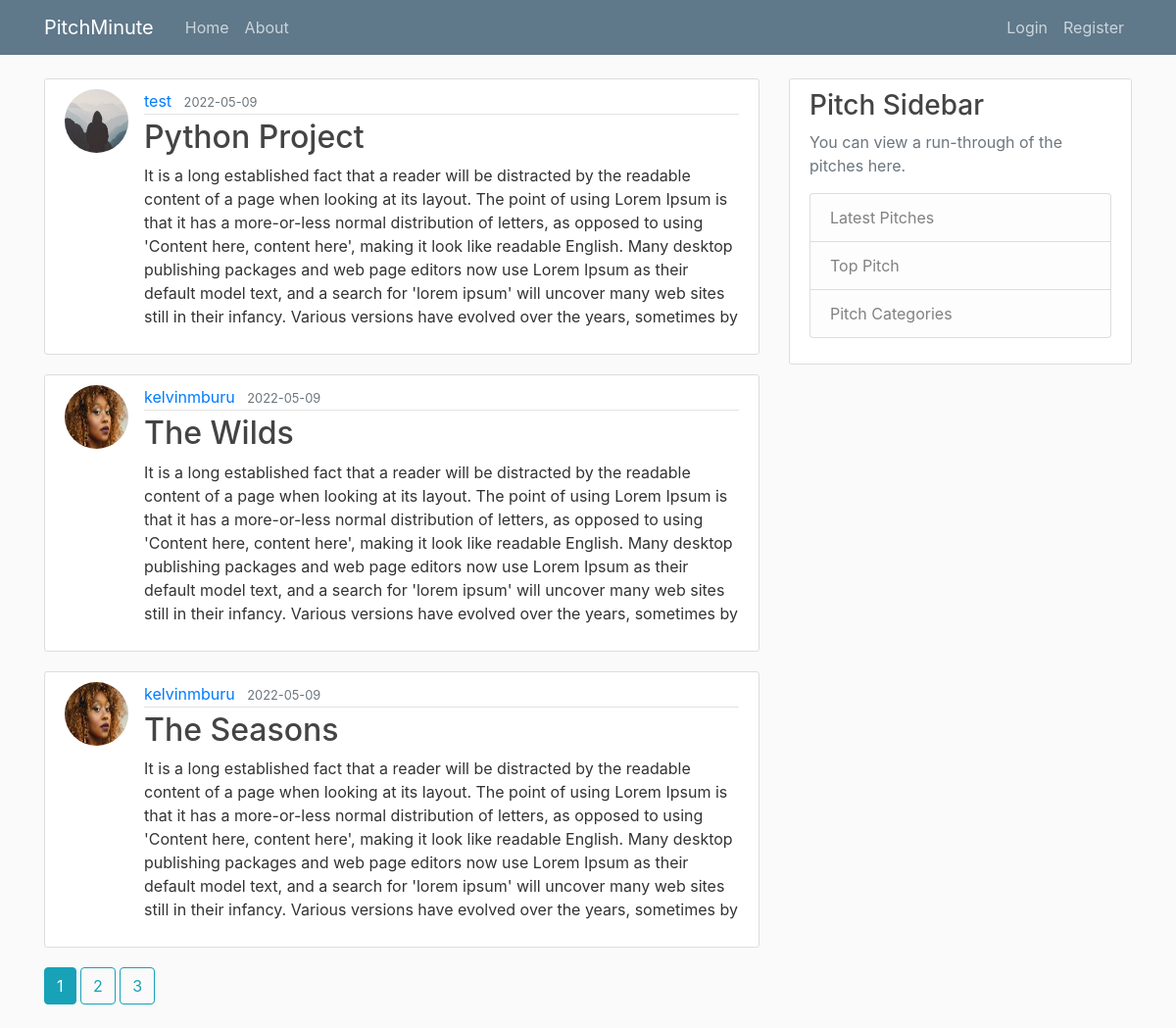
Page /home on the earlier database version.
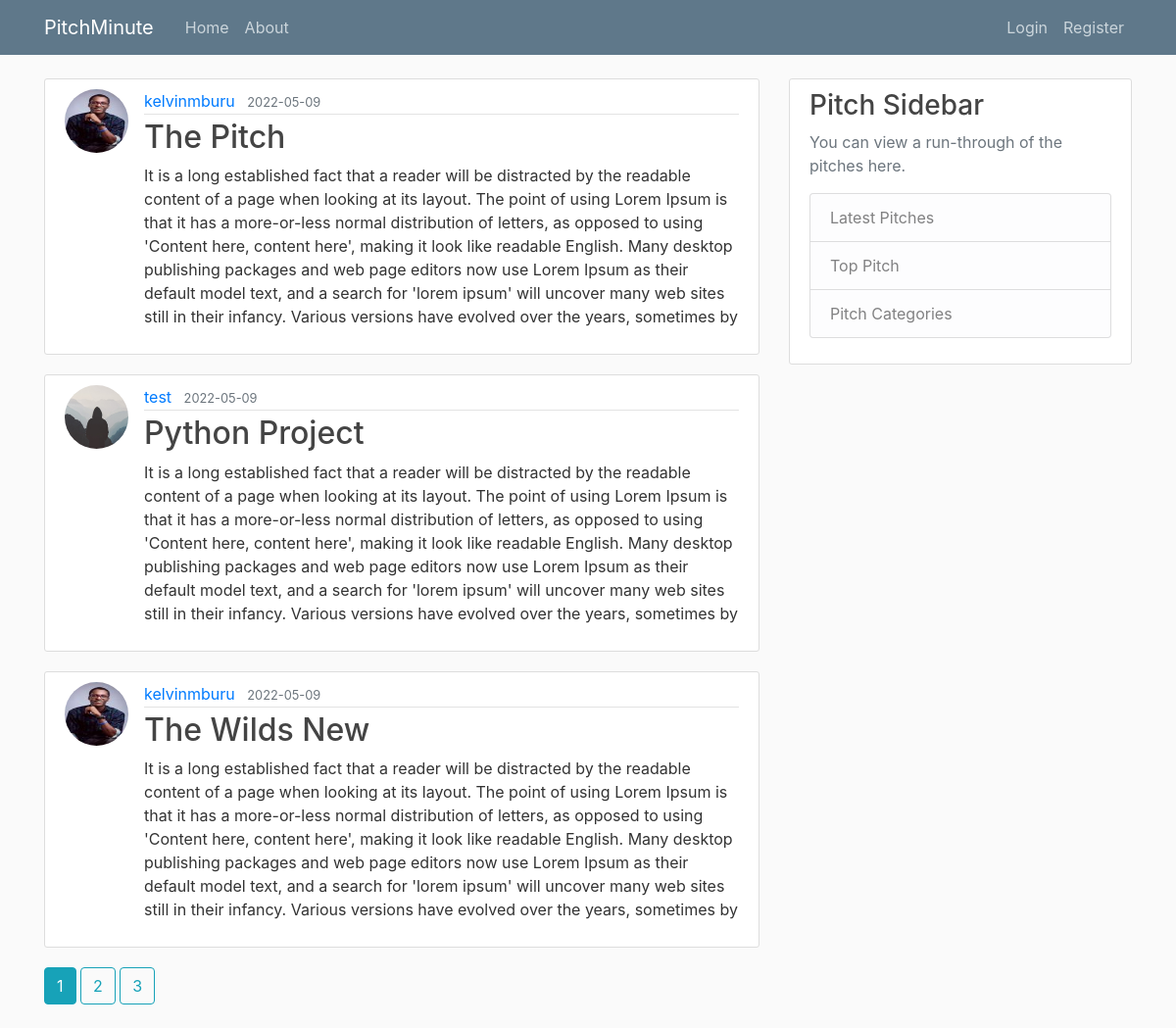
Same page on the later database version.
### flaskblog/models.py (models this page shows, shortened)
class Post(db.Model):
    id = db.Column(db.Integer, primary_key=True)
    title = db.Column(db.String(100), nullable=False)
    date_posted = db.Column(db.DateTime, nullable=False, default=datetime.utcnow)
    content = db.Column(db.Text, nullable=False)
    user_id = db.Column(db.Integer, db.ForeignKey('user.id'), nullable=False)

class User(db.Model, UserMixin):
    id = db.Column(db.Integer, primary_key=True)
    username = db.Column(db.String(20), unique=True, nullable=False)
    email = db.Column(db.String(120), unique=True, nullable=False)
    image_file = db.Column(db.String(20), nullable=False, default='default.jpg')
    password = db.Column(db.String(60), nullable=False)
    posts = db.relationship('Post', backref='author', lazy='dynamic')

### flaskblog/main/routes.py (the view)
@main.route("/")
@main.route("/home")
def home():
    page = request.args.get('page', 1, type=int)
    posts = Post.query.order_by(Post.date_posted.desc()).paginate(page=page, per_page=3)
    return render_template('home.html',posts=posts)

### flaskblog/templates/home.html
{% extends "layout.html" %}
{% block content %}
{% for post in posts.items %}
<article class="media content-section">
    <img class="rounded-circle article-img"
        src=" {{ url_for('static', filename='profile_pics/' + post.author.image_file) }} " alt="" srcset="">
    <div class="media-body">
        <div class="article-metadata">
            <a class="mr-2" href="{{url_for('users.user_posts', username=post.author.username)}}">{{ post.author.username }}</a>
            <small class="text-muted">{{ post.date_posted.strftime('%Y-%m-%d') }}</small>
        </div>
        <h2><a class="article-title" href=" {{url_for('posts.post', post_id=post.id)}} ">{{ post.title }}</a></h2>
        <p class="article-content">{{ post.content }}</p>
    </div>
</article>
{% endfor %}
{% for page_num in posts.iter_pages(left_edge=1, right_edge=1, left_current=1, right_current=2) %}
    {% if page_num %}
    {% if posts.page == page_num %}
    <a class="btn btn-info mb-4" href="{{url_for('main.home', page=page_num) }}">{{ page_num }}</a>
    {% else %}
    <a class="btn btn-outline-info mb-4" href="{{url_for('main.home', page=page_num) }}">{{ page_num }}</a>
    {% endif %}
    {% else %}
        ...
    {% endif %}
{% endfor %}
{% endblock content%}

Differences in the rows shown:
no longer on this page (row unchanged): Post: image_file (picture), author.username "kelvinmburu", date_posted "2022-05-09", title "The Seasons", content "It is a long established fact that a reader will be distracted by the readable content of a page when looking at its layout. The point of using Lorem Ipsum is that it has a more-or-less normal distribution of letters, as opposed to using 'Content here, content here', making it look like readable English. Many desktop publishing packages and web page editors now use Lorem Ipsum as their default model text, and a search for 'lorem ipsum' will uncover many web sites still in their infancy. Various versions have evolved over the years, sometimes by"
added Post: image_file (picture), author.username "kelvinmburu", date_posted "2022-05-09", title "The Pitch", content "It is a long established fact that a reader will be distracted by the readable content of a page when looking at its layout. The point of using Lorem Ipsum is that it has a more-or-less normal distribution of letters, as opposed to using 'Content here, content here', making it look like readable English. Many desktop publishing packages and web page editors now use Lorem Ipsum as their default model text, and a search for 'lorem ipsum' will uncover many web sites still in their infancy. Various versions have evolved over the years, sometimes by"
changed Post: image_file: a different picture; title "The Wilds" → "The Wilds New"
